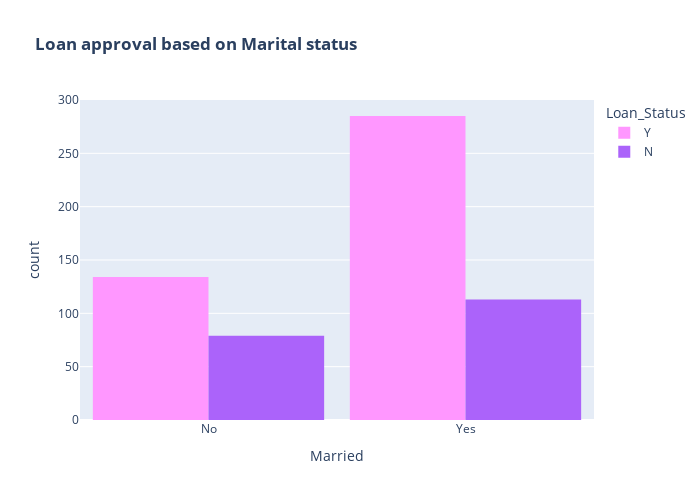

The notebook cell this image was saved under:
### Markdown cell above
### Loan Approval based on Marital Status

### Code cell
color_map = {"Y": "#FF97FF", "N": "#AB63FA"}
fig = px.histogram(data, x="Married", color="Loan_Status", barmode="group", title="<b>Loan approval based on Marital status</b>", color_discrete_map=color_map)
fig.update_layout(width=700, height=500, bargap=0.1)
fig.show()

### Figure 1 — Plotly figure (JSON) as saved in the notebook; plotly's stock layout.template omitted (floating-point values rounded to 4 significant figures; data arrays with more than 128 entries replaced by an {"elided": "..."} marker saying what was removed)
{"data": [{"alignmentgroup": "True", "bingroup": "x", "hovertemplate": "Loan_Status=Y<br>Married=%{x}<br>count=%{y}<extra></extra>", "legendgroup": "Y", "marker": {"color": "#FF97FF", "pattern": {"shape": ""}}, "name": "Y", "offsetgroup": "Y", "orientation": "v", "showlegend": true, "type": "histogram", "x": {"elided": "422 str values"}, "xaxis": "x", "yaxis": "y"}, {"alignmentgroup": "True", "bingroup": "x", "hovertemplate": "Loan_Status=N<br>Married=%{x}<br>count=%{y}<extra></extra>", "legendgroup": "N", "marker": {"color": "#AB63FA", "pattern": {"shape": ""}}, "name": "N", "offsetgroup": "N", "orientation": "v", "showlegend": true, "type": "histogram", "x": {"elided": "192 str values"}, "xaxis": "x", "yaxis": "y"}], "layout": {"bargap": 0.1, "barmode": "group", "height": 500, "legend": {"title": {"text": "Loan_Status"}, "tracegroupgap": 0}, "title": {"text": "<b>Loan approval based on Marital status</b>"}, "width": 700, "xaxis": {"anchor": "y", "domain": [0, 1], "title": {"text": "Married"}}, "yaxis": {"anchor": "x", "domain": [0, 1], "title": {"text": "count"}}}}
